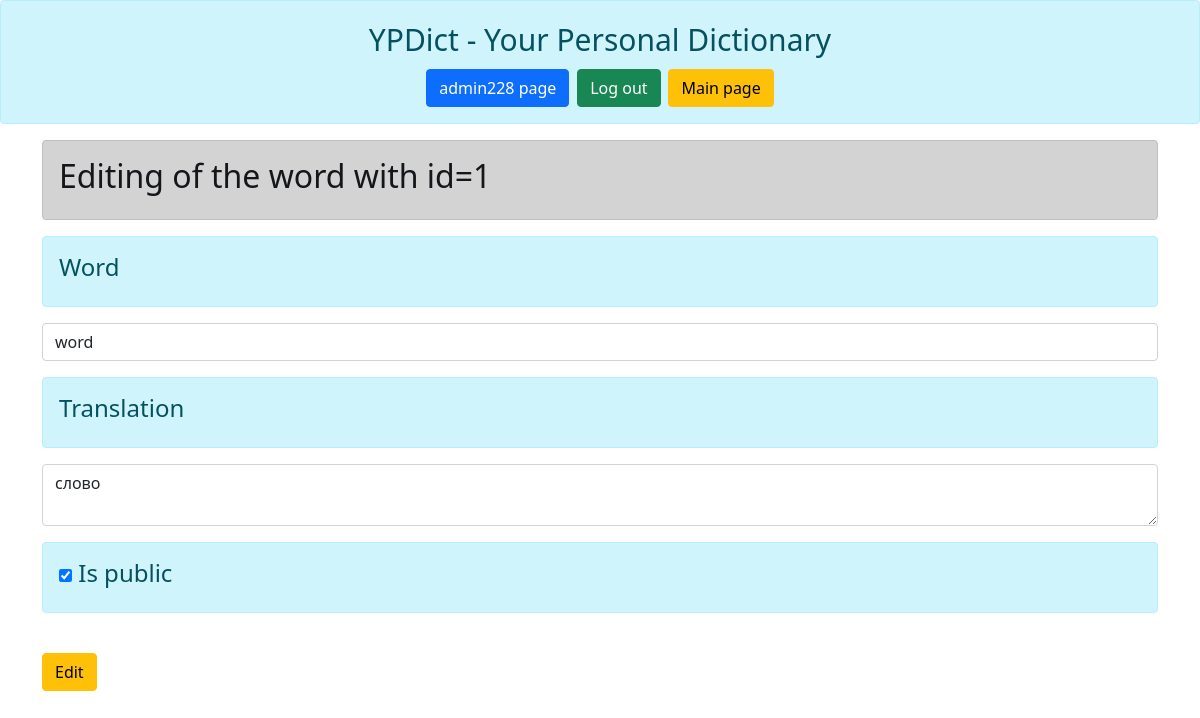
The app's page /edit_word/1 (signed in) with its own data.
### data/user.py (models this page shows, shortened)
class User(SqlAlchemyBase, UserMixin, SerializerMixin):
    __tablename__ = 'user'
    id = Column(
        Integer,
        primary_key=True,
        autoincrement=True,
        nullable=False
    )
    nick = Column(String, nullable=False)
    email = Column(String, unique=True, nullable=False)
    hashed_psw = Column(String, nullable=False)
    words = orm.relationship('Word', back_populates='user')
    dicts = orm.relationship('Dict', back_populates='user')

### data/word.py (models this page shows, shortened)
class Word(SqlAlchemyBase, SerializerMixin):
    __tablename__ = 'word'
    id = Column(
        Integer,
        primary_key=True,
        autoincrement=True,
        nullable=False
    )
    word = Column(String, nullable=False)
    tr_list = Column(String, nullable=False)
    user_id = Column(
        Integer,
        ForeignKey('user.id'),
        nullable=False
    )
    is_pb = Column(Boolean, nullable=False)
    user = orm.relationship('User')

### main.py (the view, shortened to what this page needs)
@app.route('/edit_word/<int:word_id>', methods=['GET', 'POST'])
@login_required
def edit_word(word_id):
    session = db_session.create_session()
    form = EditWordForm()
    word = session.query(Word).get(word_id)
    if not word:
        return redirect(f'/status/word with id={word_id} is not found')
    if current_user.id != word.user_id:
        return redirect('/status/access is denied')
    if request.method == 'GET':
        form.word.data = word.word
        form.tr_list.data = word.tr_list
        form.is_pb.data = word.is_pb
    return render_template('edit_word.html', title='Edit word', form=form, word_id=word_id)

### forms/word.py
class EditWordForm(FlaskForm):
    word = StringField('Word', validators=[DataRequired()])
    tr_list = TextAreaField('Translation', validators=[DataRequired()])
    is_pb = BooleanField('Is public')
    submit = SubmitField('Edit')

### data/db_session.py (called while the page is built)
def create_session():
    global __factory
    return __factory()

### main.py (called while the page is built)
@login_manager.user_loader
def load_user(user_id):
    session = db_session.create_session()
    return session.query(User).get(user_id)

### templates/edit_word.html (shortened to what this page needs)
{% extends "base.html" %}
    {% block content %}
        <div class="alert alert-dark" role="alert"><h2>Editing of the word with id={{ word_id }}</h2></div>
        <form action="" method="post">
        <p>
            <div class="alert alert-info" role="alert"><h4>{{ form.word.label }}</h4></div>
            {{ form.word(class="form-control") }}
        <p>
            <div class="alert alert-info" role="alert"><h4>{{ form.tr_list.label }}</h4></div>
            {{ form.tr_list(class="form-control") }}
        <p>
            <div class="alert alert-info" role="alert"><h4>{{ form.is_pb() }} {{ form.is_pb.label }}</h4></div>
        <br>
        <p>
            {{ form.submit(type="submit", class="btn btn-warning") }}
        </form>
    {% endblock %}

### templates/base.html (shortened to what this page needs)
<!DOCTYPE html>
    <html lang="en">
        <head>
            <link rel="stylesheet"
                  href="https://cdn.jsdelivr.net/npm/bootstrap@5.0.0-beta1/dist/css/bootstrap.min.css"
>
        </head>
        <body>
            <div class="alert alert-info" role="alert" style="font-size: 30px; text-align: center">
                YPDict - Your Personal Dictionary<br>
            {% if current_user.is_authenticated %}
                <a class="btn btn-primary " href="/user/{{ current_user.id }}">{{ current_user.nick }} page</a>
                <a class="btn btn-success" href="/logout">Log out</a>
            {% else %}
                <a class="btn btn-primary " href="/login">Log in</a>
                <a class="btn btn-success" href="/signin">Sign in</a>
            {% endif %}
            <a class="btn btn-warning" href="/">Main page</a>
            </div>
            <p>
            <main role="main" class="container">
                {% block content %}{% endblock %}
            </main>
            </body>
    </html>

### records on screen
User: nick "admin228"
Word: word.label "Word", word "word", tr_list "слово", is_pb "☑"

### other values on screen
{{ word_id }} "1"
